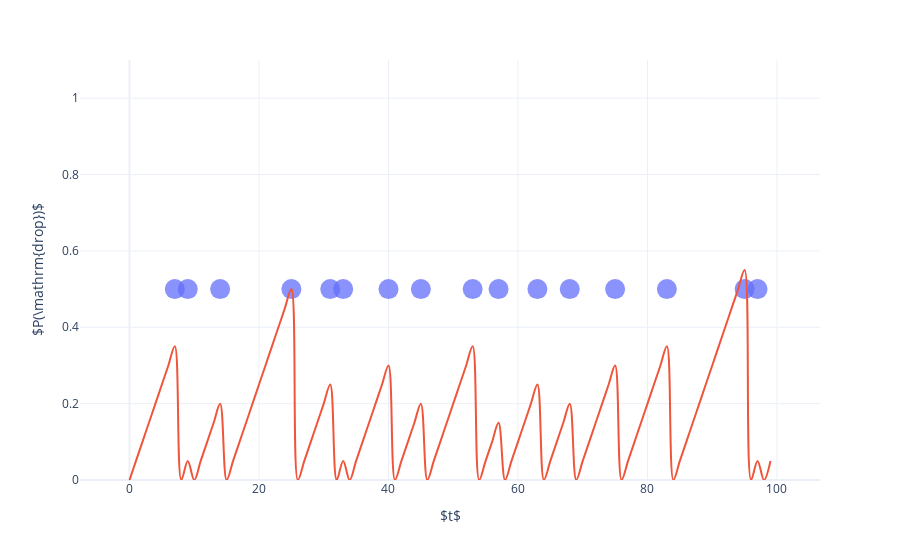

Notebook source saved alongside this figure:
### Markdown cell above
#### Intermezzo: Antibunching

While this report focuses on photon bunching, the opposite also occurs in, for example, single photon sources {% cite <Krottenmüller_2013> %}. Now that I have discussed a framework with which to explain photon bunching, I thought it would be remiss to leave out an explanation for antibunching. 

As one would expect, in antibunching the opposite of bunching happens: detecting a raindrop would mean that, at least for the next *period* of time, the chance of a raindrop becomes smaller. A good allegory for this is a dripping faucet. A small flow of water exits the faucet and, due to surface tension, pools up in a small droplet at the end. As the droplet gets bigger, the chance of it falling increases, but once it drips down it takes all water with it and the process starts anew.

### Code cell
#hide_input
def anti_drops(T):
    global rand
    
    p_slope=0.05
    
    p_rnd = np.zeros(T)
    
    p_rnd[0]=0
    for i in range(0,T-1):
        #print(rand[i])
        if rand[i]<p_rnd[i]:
           p_rnd[i+1] = 0
        else:
            p_rnd[i+1] = p_rnd[i] + p_slope
            #print(p_rnd)
    return p_rnd

anti = anti_drops(T)
plot_single(anti)

### Figure 1 — Plotly figure (JSON) as saved in the notebook; plotly's stock layout.template omitted (floating-point values rounded to 4 significant figures)
{"data": [{"customdata": [["0"], ["0"], ["0"], ["0"], ["0"], ["0"], ["0"], ["0"], ["0"], ["0"], ["0"], ["0"], ["0"], ["0"], ["0"], ["0"], ["0"], ["0"], ["0"], ["0"], ["0"], ["0"], ["0"], ["0"], ["0"], ["0"], ["0"], ["0"], ["0"], ["0"], ["0"], ["0"], ["0"], ["0"], ["0"], ["0"], ["0"], ["0"], ["0"], ["0"], ["0"], ["0"], ["0"], ["0"], ["0"], ["0"], ["0"], ["0"], ["0"], ["0"], ["0"], ["0"], ["0"], ["0"], ["0"], ["0"], ["0"], ["0"], ["0"], ["0"], ["0"], ["0"], ["0"], ["0"], ["0"], ["0"], ["0"], ["0"], ["0"], ["0"], ["0"], ["0"], ["0"], ["0"], ["0"], ["0"], ["0"], ["0"], ["0"], ["0"], ["0"], ["0"], ["0"], ["0"], ["0"], ["0"], ["0"], ["0"], ["0"], ["0"], ["0"], ["0"], ["0"], ["0"], ["0"], ["0"], ["0"], ["0"], ["0"], ["0"]], "hovertemplate": "Time: %{x}", "legendgroup": "0", "marker": {"color": "#636efa", "opacity": 0.75, "size": 20, "symbol": "circle"}, "mode": "markers", "name": "0", "orientation": "v", "showlegend": true, "type": "scatter", "x": [0, 1, 2, 3, 4, 5, 6, 7, 8, 9, 10, 11, 12, 13, 14, 15, 16, 17, 18, 19, 20, 21, 22, 23, 24, 25, 26, 27, 28, 29, 30, 31, 32, 33, 34, 35, 36, 37, 38, 39, 40, 41, 42, 43, 44, 45, 46, 47, 48, 49, 50, 51, 52, 53, 54, 55, 56, 57, 58, 59, 60, 61, 62, 63, 64, 65, 66, 67, 68, 69, 70, 71, 72, 73, 74, 75, 76, 77, 78, 79, 80, 81, 82, 83, 84, 85, 86, 87, 88, 89, 90, 91, 92, 93, 94, 95, 96, 97, 98, 99], "xaxis": "x", "y": [-0.5, -0.5, -0.5, -0.5, -0.5, -0.5, -0.5, 0.5, -0.5, 0.5, -0.5, -0.5, -0.5, -0.5, 0.5, -0.5, -0.5, -0.5, -0.5, -0.5, -0.5, -0.5, -0.5, -0.5, -0.5, 0.5, -0.5, -0.5, -0.5, -0.5, -0.5, 0.5, -0.5, 0.5, -0.5, -0.5, -0.5, -0.5, -0.5, -0.5, 0.5, -0.5, -0.5, -0.5, -0.5, 0.5, -0.5, -0.5, -0.5, -0.5, -0.5, -0.5, -0.5, 0.5, -0.5, -0.5, -0.5, 0.5, -0.5, -0.5, -0.5, -0.5, -0.5, 0.5, -0.5, -0.5, -0.5, -0.5, 0.5, -0.5, -0.5, -0.5, -0.5, -0.5, -0.5, 0.5, -0.5, -0.5, -0.5, -0.5, -0.5, -0.5, -0.5, 0.5, -0.5, -0.5, -0.5, -0.5, -0.5, -0.5, -0.5, -0.5, -0.5, -0.5, -0.5, 0.5, -0.5, 0.5, -0.5, -0.5], "yaxis": "y"}, {"hovertemplate": "Time: %{x}<br>Probability: %{y:.2f}", "line": {"shape": "spline"}, "type": "scatter", "x": [0, 1, 2, 3, 4, 5, 6, 7, 8, 9, 10, 11, 12, 13, 14, 15, 16, 17, 18, 19, 20, 21, 22, 23, 24, 25, 26, 27, 28, 29, 30, 31, 32, 33, 34, 35, 36, 37, 38, 39, 40, 41, 42, 43, 44, 45, 46, 47, 48, 49, 50, 51, 52, 53, 54, 55, 56, 57, 58, 59, 60, 61, 62, 63, 64, 65, 66, 67, 68, 69, 70, 71, 72, 73, 74, 75, 76, 77, 78, 79, 80, 81, 82, 83, 84, 85, 86, 87, 88, 89, 90, 91, 92, 93, 94, 95, 96, 97, 98, 99], "y": [0, 0.05, 0.1, 0.15, 0.2, 0.25, 0.3, 0.35, 0, 0.05, 0, 0.05, 0.1, 0.15, 0.2, 0, 0.05, 0.1, 0.15, 0.2, 0.25, 0.3, 0.35, 0.4, 0.45, 0.5, 0, 0.05, 0.1, 0.15, 0.2, 0.25, 0, 0.05, 0, 0.05, 0.1, 0.15, 0.2, 0.25, 0.3, 0, 0.05, 0.1, 0.15, 0.2, 0, 0.05, 0.1, 0.15, 0.2, 0.25, 0.3, 0.35, 0, 0.05, 0.1, 0.15, 0, 0.05, 0.1, 0.15, 0.2, 0.25, 0, 0.05, 0.1, 0.15, 0.2, 0, 0.05, 0.1, 0.15, 0.2, 0.25, 0.3, 0, 0.05, 0.1, 0.15, 0.2, 0.25, 0.3, 0.35, 0, 0.05, 0.1, 0.15, 0.2, 0.25, 0.3, 0.35, 0.4, 0.45, 0.5, 0.55, 0, 0.05, 0, 0.05]}], "layout": {"hoverlabel": {"bgcolor": "white", "font": {"size": 14}}, "legend": {"title": {"text": "variable"}, "tracegroupgap": 0}, "margin": {"t": 60}, "showlegend": false, "xaxis": {"anchor": "y", "domain": [0, 1], "title": {"text": "$t$"}}, "yaxis": {"anchor": "x", "domain": [0, 1], "fixedrange": true, "range": [0, 1.1], "title": {"text": "$P(\\mathrm{drop})$"}}}}
